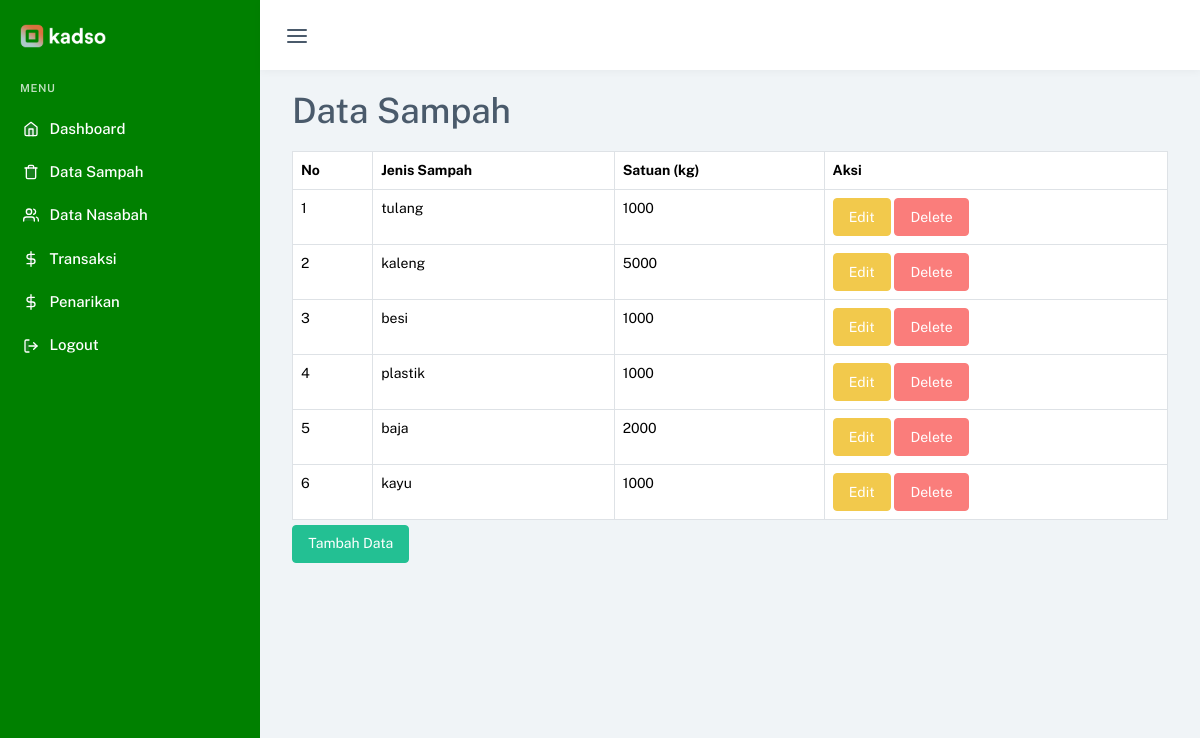
The app's page /sampah/data-sampah.php (signed in) with its own data.
### tables this page shows
CREATE TABLE `sampah` (
  `id_sampah` int(11) NOT NULL,
  `jenis_sampah` varchar(255) NOT NULL,
  `harga` int(20) NOT NULL
);

### sampah/data-sampah.php (the view, shortened to what this page needs)
<!DOCTYPE html>
<html lang="en">
<head>
    <link href="../assets/css/app.min.css" rel="stylesheet" type="text/css" id="app-style" />
    <link href="../assets/css/icons.min.css" rel="stylesheet" type="text/css" />
</head>
<body data-menu-color="dark" data-sidebar="default">
    <div id="app-layout">
        <?php
        include "../layout/top-bar-admin.php";
        include "../layout/left-sidebar-admin.php";
        ?>
        <div class="content-page">
            <div class="content">
                <div class="container-xxl" style="padding-top: 20px;">
                    <div class="container">
                        <h1 class="">Data Sampah</h1>
                        <table class="table table-bordered mt-3">
                            <thead>
                                <tr>
                                    <th>No</th>
                                    <th>Jenis Sampah</th>
                                    <th>Satuan (kg)</th>
                                    <th>Aksi</th>
                                </tr>
                            </thead>
                            <?php
                            include "../koneksi.php";
                            $sql = "SELECT * FROM sampah order by id_sampah desc";
                            $hasil = mysqli_query($koneksi, $sql);
                            $no = 0;
                            while ($data = mysqli_fetch_array($hasil)) {
                                $no++;
                            ?>
                                <tbody>
                                    <tr>
                                        <td><?php echo $no; ?></td>
                                        <td><?php echo $data["jenis_sampah"]; ?></td>
                                        <td><?php echo $data["harga"];   ?></td>
                                        <td>
                                            <a href="edit-sampah.php?id_sampah=<?php echo $data['id_sampah']; ?>" class="btn btn-warning" role="button">Edit</a>
                                            <a href="data-sampah.php?delete_id=<?php echo $data['id_sampah']; ?>" class="btn btn-danger" role="button" onclick="return confirm('Apakah Anda yakin ingin menghapus data ini?')">Delete</a>
                                        </td>
                                    </tr>
                                </tbody>
                            <?php
                            }
                            ?>
                        </table>
                        <a href="tambah-sampah.php" class="btn btn-success" style="margin-top: -15px;">Tambah Data</a>
                    </div>
                </div>
            </div>
        </div>
    </div>
</body>
</html>

### records on screen
sampah: jenis_sampah "tulang", harga "1000"
sampah: jenis_sampah "kaleng", harga "5000"
sampah: jenis_sampah "besi", harga "1000"
sampah: jenis_sampah "plastik", harga "1000"
sampah: jenis_sampah "baja", harga "2000"
sampah: jenis_sampah "kayu", harga "1000"
